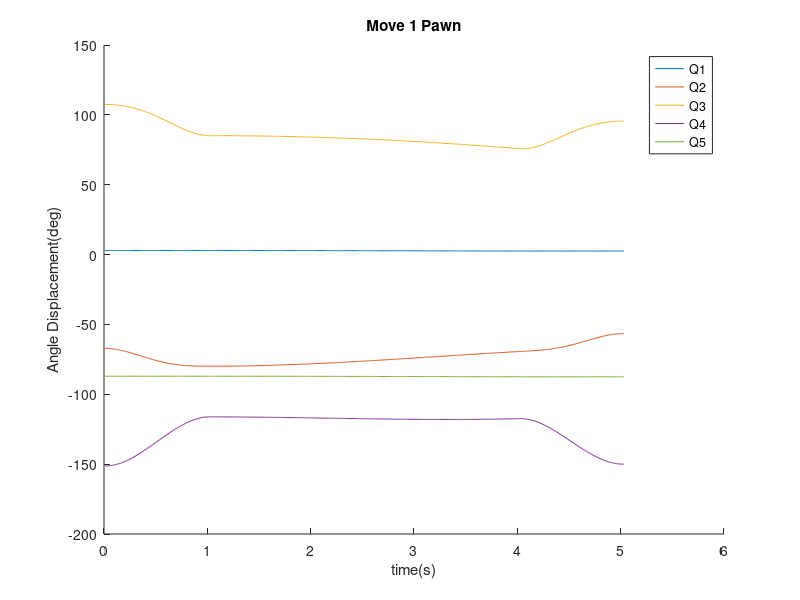

The MATLAB script that drew this image:
close all
clear all 
clc
load('Move1_pawn.mat')
t = 0.01:0.01:5.03;
figure;
hold on
for i = 1:5
    plot(t,record(i,:));
end
title('Move 1 Pawn')
xlabel('time(s)')
ylabel('Angle Displacement(deg)')
legend('Q1','Q2','Q3','Q4','Q5')